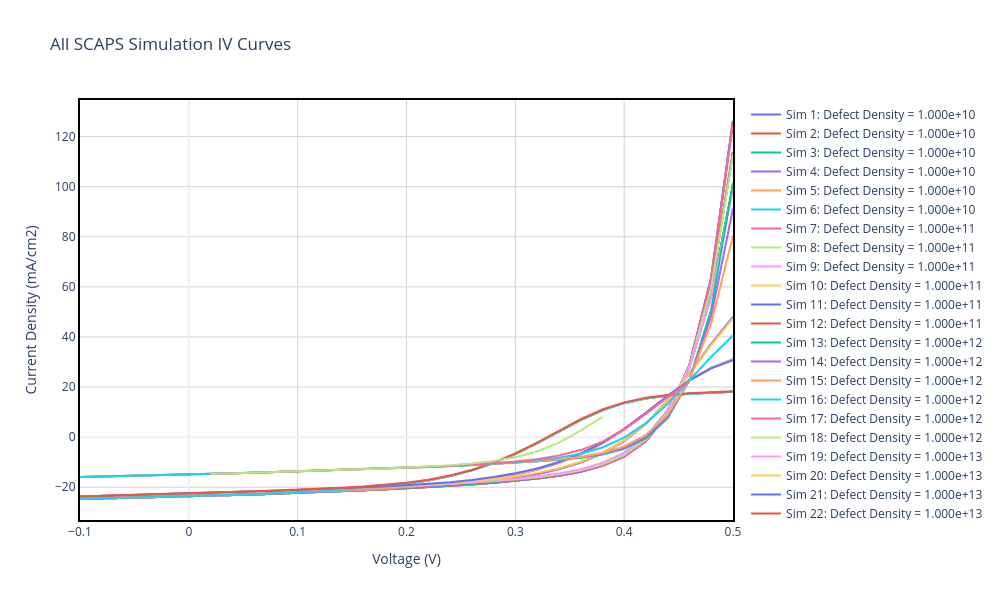

Write notebook code for a chart like this one.
### Markdown cell above
## Section 3: SCAPS Simulations Overview

### What is SCAPS?
**SCAPS** (Solar Cell Capacitance Simulator) is a specialized software tool developed at Ghent University for simulating the electrical behavior of thin-film photovoltaic devices. It solves Poisson's equation and the continuity equations in a multi-layer semiconductor structure to predict device performance under certain test conditions.

### SCAPS Simulation Methodology
SCAPS performs detailed numerical simulations of solar cells by:

1. **Device Architecture Definition**: Specifies material layers, thickness, doping levels, and defect parameters
2. **Physical Parameters**: Sets electron and hole transport properties, recombination mechanisms, and optical characteristics
3. **Numerical Solution**: Solves coupled differential equations:
   - **Poisson Equation**: $\frac{d^2\phi}{dx^2} = -\frac{q}{\varepsilon_0\varepsilon_r}(p - n + N_D^+ - N_A^-)$
   - **Continuity Equations**: 
     - Electrons: $\frac{\partial n}{\partial t} = \frac{1}{q}\frac{\partial J_n}{\partial x} - (U - G)$
     - Holes: $\frac{\partial p}{\partial t} = - \frac{1}{q}\frac{\partial J_p}{\partial x} - (U - G)$

   where $\phi$ is electrostatic potential, $q$ is elementary charge, $n$ and $p$ are electron and hole concentrations, $J_n$ and $J_p$ are current densities, $G$ is generation rate, and $U$ is recombination rate.

4. **I-V Characteristics**: Calculates the J-V curve by sweeping applied voltage and computing resulting current

### Key Physical Processes in SCAPS
- **Photocurrent Generation**: Incident photons with energy > bandgap create electron-hole pairs
- **Carrier Transport**: Electrons and holes drift under electric field and diffuse down concentration gradients
- **Recombination**: Losses from multiple recombination mechanisms (radiative, Auger, defect-assisted SRH)
- **Interface Effects**: Band alignment, interfacial defects, and charge extraction barriers

### Output from SCAPS
SCAPS generates J-V curves showing current density (mA/cm²) as a function of applied voltage (V), along with derived parameters: $V_{oc}$, $J_{sc}$, and efficiency $\eta$. Multiple simulations with varied parameters (e.g., thickness, doping, defect density) help identify optimal device configurations.

In this Simulation standard conditions were used (STC: 1000 W/m², AM1.5 spectrum, 25°C).

### Code cell
# Helper function to read SCAPS .iv file
def read_scaps_iv_file(file_path):
    """
    Parse SCAPS .iv file with tab-separated or fixed-width columns.
    Returns a list of simulations with their data.
    """
    with open(file_path, 'r', encoding='utf-8', errors='ignore') as f:
        content = f.read()
    
    # Split by major sections: each simulation starts with "Batch parameters"
    sections = content.split('**Batch parameters**')
    simulations = []
    
    for section_idx, section in enumerate(sections[1:]):  # Skip first empty section
        sim_dict = {}
        lines = section.split('\n')
        
        # Extract ALL batch parameters (first few non-empty lines after header)
        batch_params = []
        for i in range(min(5, len(lines))):  # Check first 5 lines for parameters
            param_line = lines[i].strip()
            if not param_line:
                continue
            # Stop if we hit the data table header
            if 'v(V)' in param_line:
                break
            # Extract parameter
            if ':' in param_line:
                parts = param_line.split(':', 1)  # Split only on first colon
                if len(parts) >= 2:
                    param_name = parts[0].strip()
                    param_val = parts[1].strip()
                    batch_params.append((param_name, param_val))
        
        sim_dict['batch_params'] = batch_params
        
        # Find the data table header (line with "v(V)" and "jtot")
        data_start = -1
        for i, line in enumerate(lines):
            if 'v(V)' in line and 'jtot' in line:
                data_start = i + 1
                break
        
        if data_start == -1:
            continue
        
        # Extract data lines AND performance parameters
        iv_data = {'v': [], 'j': []}
        voc = jsc = ff = eta = np.nan
        
        for i in range(data_start, len(lines)):
            line = lines[i].strip()
            
            # Skip empty lines
            if not line:
                continue
            
            # Check for performance parameters
            if 'Voc' in line and '=' in line:
                try:
                    # Extract value after "="
                    value_part = line.split('=')[1].strip()
                    voc = float(value_part.split()[0])
                except (ValueError, IndexError):
                    pass
                continue
            
            if 'Jsc' in line and '=' in line:
                try:
                    value_part = line.split('=')[1].strip()
                    jsc = float(value_part.split()[0])
                except (ValueError, IndexError):
                    pass
                continue
            
            if 'FF' in line and '=' in line:
                try:
                    value_part = line.split('=')[1].strip()
                    ff = float(value_part.split()[0])
                except (ValueError, IndexError):
                    pass
                continue
            
            if 'eta' in line and '=' in line:
                try:
                    value_part = line.split('=')[1].strip()
                    eta = float(value_part.split()[0])
                except (ValueError, IndexError):
                    pass
                continue
            
            # Try to parse as numerical data (voltage/current pair)
            try:
                # Split by whitespace (handles both spaces and tabs)
                parts = line.split()
                if len(parts) >= 2:
                    # Try to parse first two columns as v and j
                    v_val = float(parts[0])
                    j_val = float(parts[1])
                    iv_data['v'].append(v_val)
                    iv_data['j'].append(j_val)
            except (ValueError, IndexError):
                # Not a data line, skip
                pass
        
        # Store data
        sim_dict['v(V)'] = np.array(iv_data['v'])
        sim_dict['jtot(mA/cm2)'] = np.array(iv_data['j'])
        sim_dict['Voc'] = voc
        sim_dict['Jsc'] = jsc
        sim_dict['FF'] = ff
        sim_dict['eta'] = eta
        
        # Create readable label - extract just the value from batch parameter
        # Format: "Defect Density = 1e+10" or similar
        if batch_params:
            param_name = batch_params[0][0]
            param_val = batch_params[0][1]
            
            # Extract just the numerical value and unit if present
            # e.g., "1.000e+10" from the value
            # Try to get just the number part
            val_parts = param_val.split()
            if val_parts:
                numeric_val = val_parts[0]  # Get the first part (the number)
            else:
                numeric_val = param_val
            
            # Extract the key parameter name (e.g., "total defect density")
            if '>>' in param_name:
                # Get the last part after >>
                key_name = param_name.split('>>')[-1].strip()
            else:
                key_name = param_name
            
            # Shorten the parameter name
            if 'total defect density' in key_name.lower():
                key_name = 'Defect Density'
            
            label = f"{key_name} = {numeric_val}"
        else:
            label = f"Simulation {section_idx+1}"
        
        sim_dict['label'] = label
        
        # Only add if we have data
        if len(iv_data['v']) > 0:
            simulations.append(sim_dict)
    
    return simulations

# Read the SCAPS file
sim_file = "C:/Users/jp_ol/OneDrive/Ambiente de Trabalho/TESE/Data_Analysis/data/CdS3_1/CdS3_1_CdS_SA_e_INTER.iv"
scaps_data = read_scaps_iv_file(sim_file)

# Format for downstream use
if len(scaps_data) == 0:
    print("⚠️ No SCAPS simulation data found in the file.")
else:
    scaps_data_formatted = []
    for sim in scaps_data:
        scaps_data_formatted.append({
            'label': sim['label'],
            'batch_params': sim['batch_params'],
            'v(V)': sim['v(V)'],
            'jtot(mA/cm2)': sim['jtot(mA/cm2)'],
            'Voc': sim['Voc'],
            'Jsc': sim['Jsc'],
            'FF': sim['FF'],
            'eta': sim['eta']
        })
    scaps_data = scaps_data_formatted
    
    # RESULTS TABLE
    print("\n" + "="*110)
    print("=== EXTRACTED SCAPS PARAMETERS SUMMARY ===")
    print("="*110)
    summary_df = pd.DataFrame([{
        'Simulation ID': d['label'], 
        'Voc (V)': f"{d['Voc']:.6f}", 
        'Jsc (mA/cm²)': f"{d['Jsc']:.4f}", 
        'FF (%)': f"{d['FF']:.4f}", 
        'η (%)': f"{d['eta']:.4f}"
    } for d in scaps_data])
    display(summary_df)
    print("="*110)

    # Compute experimental limits
    EXP_V_MAX = exp_data['v(V)'].max()
    EXP_J_MAX = exp_data['jtot(mA/cm2)'].max()

    # PLOT 2: ALL SIMULATIONS
    fig2 = go.Figure()
    for i, d in enumerate(scaps_data):
        v_filtered = d['v(V)']
        j_filtered = d['jtot(mA/cm2)']
        
        hover_text = f"<b>{d['label']}</b><br>Voc: {d['Voc']:.6f} V<br>Jsc: {d['Jsc']:.4f} mA/cm²<br>FF: {d['FF']:.4f} %<br>η: {d['eta']:.4f} %"
        legend_name = f"Sim {i+1}: {d['label']}"
        
        fig2.add_trace(go.Scatter(
            x=v_filtered, y=j_filtered, mode='lines', 
            name=legend_name, hoverinfo='text', hovertext=hover_text
        ))

    fig2.update_xaxes(showline=True, linewidth=2, linecolor='black', mirror=True)
    fig2.update_yaxes(showline=True, linewidth=2, linecolor='black', mirror=True)
    fig2.update_layout(
        title='All SCAPS Simulation IV Curves',
        xaxis_title='Voltage (V)', yaxis_title='Current Density (mA/cm2)',
        hovermode='closest', template='plotly_white', width=1000, height=600,
        plot_bgcolor='white',
        xaxis=dict(showgrid=True, gridwidth=1, gridcolor='lightgray'),
        yaxis=dict(showgrid=True, gridwidth=1, gridcolor='lightgray')
    )
    fig2.show()
    fig2.write_image(os.path.join(plots_dir, 'All_Simulations.png'), width=1000, height=600)
    print(f"\n✅ Saved Plot 2 to {plots_dir}/All_Simulations.png")

### Figure 1 — Plotly figure (JSON) as saved in the notebook; plotly's stock layout.template omitted (floating-point values rounded to 4 significant figures)
{"data": [{"hoverinfo": "text", "hovertext": "<b>Defect Density = 1.000e+10</b><br>Voc: 0.423484 V<br>Jsc: 23.6365 mA/cm²<br>FF: 52.8905 %<br>η: 5.2942 %", "mode": "lines", "name": "Sim 1: Defect Density = 1.000e+10", "type": "scatter", "x": [-0.1, -0.08, -0.06, -0.04, -0.02, 0.0, 0.02, 0.04, 0.06, 0.08, 0.1, 0.12, 0.14, 0.16, 0.18, 0.2, 0.22, 0.24, 0.26, 0.28, 0.3, 0.32, 0.34, 0.36, 0.38, 0.4, 0.42, 0.44, 0.46, 0.48, 0.5], "y": [-24.7, -24.51, -24.3, -24.09, -23.87, -23.64, -23.39, -23.13, -22.86, -22.58, -22.27, -21.95, -21.61, -21.25, -20.85, -20.43, -19.96, -19.45, -18.87, -18.22, -17.46, -16.54, -15.38, -13.8, -11.48, -7.784, -1.561, 9.327, 28.76, 63.68, 126.2]}, {"hoverinfo": "text", "hovertext": "<b>Defect Density = 1.000e+10</b><br>Voc: 0.421945 V<br>Jsc: 23.6363 mA/cm²<br>FF: 52.5948 %<br>η: 5.2454 %", "mode": "lines", "name": "Sim 2: Defect Density = 1.000e+10", "type": "scatter", "x": [-0.1, -0.08, -0.06, -0.04, -0.02, 0.0, 0.02, 0.04, 0.06, 0.08, 0.1, 0.12, 0.14, 0.16, 0.18, 0.2, 0.22, 0.24, 0.26, 0.28, 0.3, 0.32, 0.34, 0.36, 0.38, 0.4, 0.42, 0.44, 0.46, 0.48, 0.5], "y": [-24.7, -24.51, -24.3, -24.09, -23.87, -23.64, -23.39, -23.13, -22.86, -22.57, -22.27, -21.95, -21.61, -21.24, -20.84, -20.41, -19.94, -19.41, -18.82, -18.14, -17.35, -16.39, -15.16, -13.48, -11.03, -7.189, -0.8536, 9.929, 28.5, 60.33, 113.8]}, {"hoverinfo": "text", "hovertext": "<b>Defect Density = 1.000e+10</b><br>Voc: 0.420019 V<br>Jsc: 23.6361 mA/cm²<br>FF: 52.2732 %<br>η: 5.1895 %", "mode": "lines", "name": "Sim 3: Defect Density = 1.000e+10", "type": "scatter", "x": [-0.1, -0.08, -0.06, -0.04, -0.02, 0.0, 0.02, 0.04, 0.06, 0.08, 0.1, 0.12, 0.14, 0.16, 0.18, 0.2, 0.22, 0.24, 0.26, 0.28, 0.3, 0.32, 0.34, 0.36, 0.38, 0.4, 0.42, 0.44, 0.46, 0.48, 0.5], "y": [-24.7, -24.51, -24.3, -24.09, -23.87, -23.64, -23.39, -23.13, -22.86, -22.57, -22.27, -21.95, -21.6, -21.23, -20.83, -20.4, -19.91, -19.37, -18.76, -18.05, -17.22, -16.19, -14.88, -13.08, -10.48, -6.466, -0.00807, 10.62, 28.16, 56.5, 100.5]}, {"hoverinfo": "text", "hovertext": "<b>Defect Density = 1.000e+10</b><br>Voc: 0.404803 V<br>Jsc: 23.6346 mA/cm²<br>FF: 50.8507 %<br>η: 4.8651 %", "mode": "lines", "name": "Sim 4: Defect Density = 1.000e+10", "type": "scatter", "x": [-0.1, -0.08, -0.06, -0.04, -0.02, 0.0, 0.02, 0.04, 0.06, 0.08, 0.1, 0.12, 0.14, 0.16, 0.18, 0.2, 0.22, 0.24, 0.26, 0.28, 0.3, 0.32, 0.34, 0.36, 0.38, 0.4, 0.42, 0.44, 0.46, 0.48, 0.5], "y": [-24.7, -24.5, -24.3, -24.09, -23.87, -23.63, -23.39, -23.13, -22.85, -22.56, -22.25, -21.92, -21.56, -21.17, -20.74, -20.25, -19.69, -19.04, -18.26, -17.33, -16.16, -14.68, -12.73, -10.11, -6.495, -1.481, 5.391, 14.42, 25.37, 37.15, 47.95]}, {"hoverinfo": "text", "hovertext": "<b>Defect Density = 1.000e+10</b><br>Voc: 0.389283 V<br>Jsc: 23.6326 mA/cm²<br>FF: 50.1632 %<br>η: 4.6149 %", "mode": "lines", "name": "Sim 5: Defect Density = 1.000e+10", "type": "scatter", "x": [-0.1, -0.08, -0.06, -0.04, -0.02, 0.0, 0.02, 0.04, 0.06, 0.08, 0.1, 0.12, 0.14, 0.16, 0.18, 0.2, 0.22, 0.24, 0.26, 0.28, 0.3, 0.32, 0.34, 0.36, 0.38, 0.4, 0.42, 0.44, 0.46, 0.48, 0.5], "y": [-24.7, -24.5, -24.3, -24.09, -23.87, -23.63, -23.39, -23.12, -22.85, -22.55, -22.23, -21.89, -21.51, -21.09, -20.62, -20.07, -19.41, -18.63, -17.66, -16.45, -14.9, -12.9, -10.29, -6.863, -2.433, 3.105, 9.591, 16.44, 22.73, 27.65, 31.0]}, {"hoverinfo": "text", "hovertext": "<b>Defect Density = 1.000e+10</b><br>Voc: 0.330804 V<br>Jsc: 23.6170 mA/cm²<br>FF: 48.7410 %<br>η: 3.8079 %", "mode": "lines", "name": "Sim 6: Defect Density = 1.000e+10", "type": "scatter", "x": [-0.1, -0.08, -0.06, -0.04, -0.02, 0.0, 0.02, 0.04, 0.06, 0.08, 0.1, 0.12, 0.14, 0.16, 0.18, 0.2, 0.22, 0.24, 0.26, 0.28, 0.3, 0.32, 0.34, 0.36, 0.38, 0.4, 0.42, 0.44, 0.46, 0.48, 0.5], "y": [-24.7, -24.5, -24.3, -24.08, -23.86, -23.62, -23.36, -23.08, -22.78, -22.45, -22.08, -21.64, -21.13, -20.49, -19.69, -18.65, -17.31, -15.55, -13.27, -10.36, -6.74, -2.472, 2.196, 6.774, 10.68, 13.57, 15.45, 16.6, 17.3, 17.77, 18.11]}, {"hoverinfo": "text", "hovertext": "<b>Defect Density = 1.000e+11</b><br>Voc: 0.423484 V<br>Jsc: 23.6365 mA/cm²<br>FF: 52.8905 %<br>η: 5.2942 %", "mode": "lines", "name": "Sim 7: Defect Density = 1.000e+11", "type": "scatter", "x": [-0.1, -0.08, -0.06, -0.04, -0.02, 0.0, 0.02, 0.04, 0.06, 0.08, 0.1, 0.12, 0.14, 0.16, 0.18, 0.2, 0.22, 0.24, 0.26, 0.28, 0.3, 0.32, 0.34, 0.36, 0.38, 0.4, 0.42, 0.44, 0.46, 0.48, 0.5], "y": [-24.7, -24.51, -24.3, -24.09, -23.87, -23.64, -23.39, -23.13, -22.86, -22.58, -22.27, -21.95, -21.61, -21.25, -20.85, -20.43, -19.96, -19.45, -18.87, -18.22, -17.46, -16.54, -15.38, -13.8, -11.48, -7.784, -1.561, 9.327, 28.76, 63.68, 126.2]}, {"hoverinfo": "text", "hovertext": "<b>Defect Density = 1.000e+11</b><br>Voc: 0.421945 V<br>Jsc: 23.6363 mA/cm²<br>FF: 52.5948 %<br>η: 5.2454 %", "mode": "lines", "name": "Sim 8: Defect Density = 1.000e+11", "type": "scatter", "x": [-0.1, -0.08, -0.06, -0.04, -0.02, 0.0, 0.02, 0.04, 0.06, 0.08, 0.1, 0.12, 0.14, 0.16, 0.18, 0.2, 0.22, 0.24, 0.26, 0.28, 0.3, 0.32, 0.34, 0.36, 0.38, 0.4, 0.42, 0.44, 0.46, 0.48, 0.5], "y": [-24.7, -24.51, -24.3, -24.09, -23.87, -23.64, -23.39, -23.13, -22.86, -22.57, -22.27, -21.95, -21.61, -21.24, -20.84, -20.41, -19.94, -19.41, -18.82, -18.14, -17.35, -16.39, -15.16, -13.48, -11.03, -7.189, -0.8536, 9.929, 28.5, 60.33, 113.8]}, {"hoverinfo": "text", "hovertext": "<b>Defect Density = 1.000e+11</b><br>Voc: 0.420019 V<br>Jsc: 23.6361 mA/cm²<br>FF: 52.2732 %<br>η: 5.1895 %", "mode": "lines", "name": "Sim 9: Defect Density = 1.000e+11", "type": "scatter", "x": [-0.1, -0.08, -0.06, -0.04, -0.02, 0.0, 0.02, 0.04, 0.06, 0.08, 0.1, 0.12, 0.14, 0.16, 0.18, 0.2, 0.22, 0.24, 0.26, 0.28, 0.3, 0.32, 0.34, 0.36, 0.38, 0.4, 0.42, 0.44, 0.46, 0.48, 0.5], "y": [-24.7, -24.51, -24.3, -24.09, -23.87, -23.64, -23.39, -23.13, -22.86, -22.57, -22.27, -21.95, -21.6, -21.23, -20.83, -20.4, -19.91, -19.37, -18.76, -18.05, -17.22, -16.19, -14.88, -13.08, -10.48, -6.466, -0.008063, 10.62, 28.16, 56.5, 100.5]}, {"hoverinfo": "text", "hovertext": "<b>Defect Density = 1.000e+11</b><br>Voc: 0.404803 V<br>Jsc: 23.6345 mA/cm²<br>FF: 50.8507 %<br>η: 4.8651 %", "mode": "lines", "name": "Sim 10: Defect Density = 1.000e+11", "type": "scatter", "x": [-0.1, -0.08, -0.06, -0.04, -0.02, 0.0, 0.02, 0.04, 0.06, 0.08, 0.1, 0.12, 0.14, 0.16, 0.18, 0.2, 0.22, 0.24, 0.26, 0.28, 0.3, 0.32, 0.34, 0.36, 0.38, 0.4, 0.42, 0.44, 0.46, 0.48, 0.5], "y": [-24.7, -24.5, -24.3, -24.09, -23.87, -23.63, -23.39, -23.13, -22.85, -22.56, -22.25, -21.92, -21.56, -21.17, -20.74, -20.25, -19.69, -19.04, -18.26, -17.33, -16.16, -14.68, -12.73, -10.11, -6.495, -1.481, 5.391, 14.42, 25.37, 37.15, 47.95]}, {"hoverinfo": "text", "hovertext": "<b>Defect Density = 1.000e+11</b><br>Voc: 0.389283 V<br>Jsc: 23.6326 mA/cm²<br>FF: 50.1632 %<br>η: 4.6149 %", "mode": "lines", "name": "Sim 11: Defect Density = 1.000e+11", "type": "scatter", "x": [-0.1, -0.08, -0.06, -0.04, -0.02, 0.0, 0.02, 0.04, 0.06, 0.08, 0.1, 0.12, 0.14, 0.16, 0.18, 0.2, 0.22, 0.24, 0.26, 0.28, 0.3, 0.32, 0.34, 0.36, 0.38, 0.4, 0.42, 0.44, 0.46, 0.48, 0.5], "y": [-24.7, -24.5, -24.3, -24.09, -23.87, -23.63, -23.39, -23.12, -22.85, -22.55, -22.23, -21.89, -21.51, -21.09, -20.62, -20.07, -19.41, -18.63, -17.66, -16.45, -14.9, -12.9, -10.29, -6.863, -2.433, 3.105, 9.591, 16.44, 22.73, 27.65, 31.0]}, {"hoverinfo": "text", "hovertext": "<b>Defect Density = 1.000e+11</b><br>Voc: 0.330804 V<br>Jsc: 23.6170 mA/cm²<br>FF: 48.7410 %<br>η: 3.8079 %", "mode": "lines", "name": "Sim 12: Defect Density = 1.000e+11", "type": "scatter", "x": [-0.1, -0.08, -0.06, -0.04, -0.02, 0.0, 0.02, 0.04, 0.06, 0.08, 0.1, 0.12, 0.14, 0.16, 0.18, 0.2, 0.22, 0.24, 0.26, 0.28, 0.3, 0.32, 0.34, 0.36, 0.38, 0.4, 0.42, 0.44, 0.46, 0.48, 0.5], "y": [-24.7, -24.5, -24.3, -24.08, -23.86, -23.62, -23.36, -23.08, -22.78, -22.45, -22.08, -21.64, -21.13, -20.49, -19.69, -18.65, -17.31, -15.55, -13.27, -10.36, -6.74, -2.472, 2.196, 6.774, 10.68, 13.57, 15.45, 16.6, 17.3, 17.77, 18.11]}, {"hoverinfo": "text", "hovertext": "<b>Defect Density = 1.000e+12</b><br>Voc: 0.423484 V<br>Jsc: 23.6364 mA/cm²<br>FF: 52.8906 %<br>η: 5.2942 %", "mode": "lines", "name": "Sim 13: Defect Density = 1.000e+12", "type": "scatter", "x": [-0.1, -0.08, -0.06, -0.04, -0.02, 0.0, 0.02, 0.04, 0.06, 0.08, 0.1, 0.12, 0.14, 0.16, 0.18, 0.2, 0.22, 0.24, 0.26, 0.28, 0.3, 0.32, 0.34, 0.36, 0.38, 0.4, 0.42, 0.44, 0.46, 0.48, 0.5], "y": [-24.7, -24.51, -24.3, -24.09, -23.87, -23.64, -23.39, -23.13, -22.86, -22.58, -22.27, -21.95, -21.61, -21.25, -20.85, -20.43, -19.96, -19.45, -18.87, -18.22, -17.46, -16.54, -15.38, -13.8, -11.48, -7.784, -1.561, 9.327, 28.76, 63.68, 126.2]}, {"hoverinfo": "text", "hovertext": "<b>Defect Density = 1.000e+12</b><br>Voc: 0.421945 V<br>Jsc: 23.6362 mA/cm²<br>FF: 52.5949 %<br>η: 5.2454 %", "mode": "lines", "name": "Sim 14: Defect Density = 1.000e+12", "type": "scatter", "x": [-0.1, -0.08, -0.06, -0.04, -0.02, 0.0, 0.02, 0.04, 0.06, 0.08, 0.1, 0.12, 0.14, 0.16, 0.18, 0.2, 0.22, 0.24, 0.26, 0.28, 0.3, 0.32, 0.34, 0.36, 0.38, 0.4, 0.42, 0.44, 0.46, 0.48, 0.5], "y": [-24.7, -24.51, -24.3, -24.09, -23.87, -23.64, -23.39, -23.13, -22.86, -22.57, -22.27, -21.95, -21.61, -21.24, -20.84, -20.41, -19.94, -19.41, -18.82, -18.14, -17.35, -16.39, -15.16, -13.48, -11.03, -7.189, -0.8536, 9.929, 28.5, 60.33, 113.8]}, {"hoverinfo": "text", "hovertext": "<b>Defect Density = 1.000e+12</b><br>Voc: 0.420019 V<br>Jsc: 23.6360 mA/cm²<br>FF: 52.2733 %<br>η: 5.1895 %", "mode": "lines", "name": "Sim 15: Defect Density = 1.000e+12", "type": "scatter", "x": [-0.1, -0.08, -0.06, -0.04, -0.02, 0.0, 0.02, 0.04, 0.06, 0.08, 0.1, 0.12, 0.14, 0.16, 0.18, 0.2, 0.22, 0.24, 0.26, 0.28, 0.3, 0.32, 0.34, 0.36, 0.38, 0.4, 0.42, 0.44, 0.46, 0.48, 0.5], "y": [-24.7, -24.51, -24.3, -24.09, -23.87, -23.64, -23.39, -23.13, -22.86, -22.57, -22.27, -21.95, -21.6, -21.23, -20.83, -20.39, -19.91, -19.37, -18.76, -18.05, -17.22, -16.19, -14.88, -13.08, -10.48, -6.466, -0.008067, 10.62, 28.16, 56.5, 100.5]}, {"hoverinfo": "text", "hovertext": "<b>Defect Density = 1.000e+12</b><br>Voc: 0.404803 V<br>Jsc: 23.6345 mA/cm²<br>FF: 50.8507 %<br>η: 4.8650 %", "mode": "lines", "name": "Sim 16: Defect Density = 1.000e+12", "type": "scatter", "x": [-0.1, -0.08, -0.06, -0.04, -0.02, 0.0, 0.02, 0.04, 0.06, 0.08, 0.1, 0.12, 0.14, 0.16, 0.18, 0.2, 0.22, 0.24, 0.26, 0.28, 0.3, 0.32, 0.34, 0.36, 0.38, 0.4, 0.42, 0.44, 0.46, 0.48, 0.5], "y": [-24.7, -24.5, -24.3, -24.09, -23.87, -23.63, -23.39, -23.13, -22.85, -22.56, -22.25, -21.92, -21.56, -21.17, -20.74, -20.25, -19.69, -19.04, -18.26, -17.33, -16.16, -14.68, -12.73, -10.11, -6.495, -1.481, 5.391, 14.42, 25.37, 37.15, 47.95]}, {"hoverinfo": "text", "hovertext": "<b>Defect Density = 1.000e+12</b><br>Voc: 0.389283 V<br>Jsc: 23.6325 mA/cm²<br>FF: 50.1633 %<br>η: 4.6149 %", "mode": "lines", "name": "Sim 17: Defect Density = 1.000e+12", "type": "scatter", "x": [-0.1, -0.08, -0.06, -0.04, -0.02, 0.0, 0.02, 0.04, 0.06, 0.08, 0.1, 0.12, 0.14, 0.16, 0.18, 0.2, 0.22, 0.24, 0.26, 0.28, 0.3, 0.32, 0.34, 0.36, 0.38, 0.4, 0.42, 0.44, 0.46, 0.48, 0.5], "y": [-24.7, -24.5, -24.3, -24.09, -23.87, -23.63, -23.38, -23.12, -22.85, -22.55, -22.23, -21.89, -21.51, -21.09, -20.62, -20.07, -19.41, -18.63, -17.66, -16.45, -14.9, -12.9, -10.29, -6.863, -2.433, 3.105, 9.591, 16.44, 22.73, 27.65, 31.0]}, {"hoverinfo": "text", "hovertext": "<b>Defect Density = 1.000e+12</b><br>Voc: 0.330804 V<br>Jsc: 23.6169 mA/cm²<br>FF: 48.7411 %<br>η: 3.8079 %", "mode": "lines", "name": "Sim 18: Defect Density = 1.000e+12", "type": "scatter", "x": [-0.1, -0.08, -0.06, -0.04, -0.02, 0.0, 0.02, 0.04, 0.06, 0.08, 0.1, 0.12, 0.14, 0.16, 0.18, 0.2, 0.22, 0.24, 0.26, 0.28, 0.3, 0.32, 0.34, 0.36, 0.38, 0.4, 0.42, 0.44, 0.46, 0.48, 0.5], "y": [-24.7, -24.5, -24.3, -24.08, -23.86, -23.62, -23.36, -23.08, -22.78, -22.45, -22.08, -21.64, -21.13, -20.49, -19.69, -18.65, -17.31, -15.55, -13.27, -10.36, -6.74, -2.472, 2.196, 6.774, 10.68, 13.57, 15.45, 16.6, 17.3, 17.77, 18.11]}, {"hoverinfo": "text", "hovertext": "<b>Defect Density = 1.000e+13</b><br>Voc: 0.423485 V<br>Jsc: 23.6355 mA/cm²<br>FF: 52.8915 %<br>η: 5.2940 %", "mode": "lines", "name": "Sim 19: Defect Density = 1.000e+13", "type": "scatter", "x": [-0.1, -0.08, -0.06, -0.04, -0.02, 0.0, 0.02, 0.04, 0.06, 0.08, 0.1, 0.12, 0.14, 0.16, 0.18, 0.2, 0.22, 0.24, 0.26, 0.28, 0.3, 0.32, 0.34, 0.36, 0.38, 0.4, 0.42, 0.44, 0.46, 0.48, 0.5], "y": [-24.7, -24.5, -24.3, -24.09, -23.87, -23.64, -23.39, -23.13, -22.86, -22.57, -22.27, -21.95, -21.61, -21.25, -20.85, -20.43, -19.96, -19.45, -18.87, -18.22, -17.46, -16.54, -15.38, -13.8, -11.48, -7.784, -1.561, 9.327, 28.76, 63.68, 126.2]}, {"hoverinfo": "text", "hovertext": "<b>Defect Density = 1.000e+13</b><br>Voc: 0.421945 V<br>Jsc: 23.6353 mA/cm²<br>FF: 52.5959 %<br>η: 5.2453 %", "mode": "lines", "name": "Sim 20: Defect Density = 1.000e+13", "type": "scatter", "x": [-0.1, -0.08, -0.06, -0.04, -0.02, 0.0, 0.02, 0.04, 0.06, 0.08, 0.1, 0.12, 0.14, 0.16, 0.18, 0.2, 0.22, 0.24, 0.26, 0.28, 0.3, 0.32, 0.34, 0.36, 0.38, 0.4, 0.42, 0.44, 0.46, 0.48, 0.5], "y": [-24.7, -24.5, -24.3, -24.09, -23.87, -23.64, -23.39, -23.13, -22.86, -22.57, -22.27, -21.95, -21.61, -21.24, -20.84, -20.41, -19.94, -19.41, -18.82, -18.14, -17.35, -16.39, -15.16, -13.48, -11.03, -7.188, -0.8535, 9.929, 28.5, 60.33, 113.8]}, {"hoverinfo": "text", "hovertext": "<b>Defect Density = 1.000e+13</b><br>Voc: 0.420019 V<br>Jsc: 23.6351 mA/cm²<br>FF: 52.2742 %<br>η: 5.1894 %", "mode": "lines", "name": "Sim 21: Defect Density = 1.000e+13", "type": "scatter", "x": [-0.1, -0.08, -0.06, -0.04, -0.02, 0.0, 0.02, 0.04, 0.06, 0.08, 0.1, 0.12, 0.14, 0.16, 0.18, 0.2, 0.22, 0.24, 0.26, 0.28, 0.3, 0.32, 0.34, 0.36, 0.38, 0.4, 0.42, 0.44, 0.46, 0.48, 0.5], "y": [-24.7, -24.5, -24.3, -24.09, -23.87, -23.64, -23.39, -23.13, -22.86, -22.57, -22.27, -21.95, -21.6, -21.23, -20.83, -20.39, -19.91, -19.37, -18.76, -18.05, -17.22, -16.19, -14.88, -13.08, -10.48, -6.466, -0.008052, 10.62, 28.16, 56.5, 100.5]}, {"hoverinfo": "text", "hovertext": "<b>Defect Density = 1.000e+13</b><br>Voc: 0.404802 V<br>Jsc: 23.6336 mA/cm²<br>FF: 50.8514 %<br>η: 4.8649 %", "mode": "lines", "name": "Sim 22: Defect Density = 1.000e+13", "type": "scatter", "x": [-0.1, -0.08, -0.06, -0.04, -0.02, 0.0, 0.02, 0.04, 0.06, 0.08, 0.1, 0.12, 0.14, 0.16, 0.18, 0.2, 0.22, 0.24, 0.26, 0.28, 0.3, 0.32, 0.34, 0.36, 0.38, 0.4, 0.42, 0.44, 0.46, 0.48, 0.5], "y": [-24.7, -24.5, -24.3, -24.09, -23.87, -23.63, -23.39, -23.13, -22.85, -22.56, -22.25, -21.92, -21.56, -21.17, -20.74, -20.25, -19.69, -19.04, -18.26, -17.33, -16.16, -14.68, -12.73, -10.11, -6.495, -1.481, 5.391, 14.42, 25.37, 37.15, 47.95]}, {"hoverinfo": "text", "hovertext": "<b>Defect Density = 1.000e+13</b><br>Voc: 0.389282 V<br>Jsc: 23.6316 mA/cm²<br>FF: 50.1639 %<br>η: 4.6148 %", "mode": "lines", "name": "Sim 23: Defect Density = 1.000e+13", "type": "scatter", "x": [-0.1, -0.08, -0.06, -0.04, -0.02, 0.0, 0.02, 0.04, 0.06, 0.08, 0.1, 0.12, 0.14, 0.16, 0.18, 0.2, 0.22, 0.24, 0.26, 0.28, 0.3, 0.32, 0.34, 0.36, 0.38, 0.4, 0.42, 0.44, 0.46, 0.48, 0.5], "y": [-24.7, -24.5, -24.3, -24.09, -23.87, -23.63, -23.38, -23.12, -22.85, -22.55, -22.23, -21.89, -21.51, -21.09, -20.62, -20.07, -19.41, -18.63, -17.66, -16.45, -14.9, -12.9, -10.29, -6.862, -2.432, 3.106, 9.591, 16.44, 22.73, 27.65, 31.0]}, {"hoverinfo": "text", "hovertext": "<b>Defect Density = 1.000e+13</b><br>Voc: 0.330802 V<br>Jsc: 23.6160 mA/cm²<br>FF: 48.7422 %<br>η: 3.8079 %", "mode": "lines", "name": "Sim 24: Defect Density = 1.000e+13", "type": "scatter", "x": [-0.1, -0.08, -0.06, -0.04, -0.02, 0.0, 0.02, 0.04, 0.06, 0.08, 0.1, 0.12, 0.14, 0.16, 0.18, 0.2, 0.22, 0.24, 0.26, 0.28, 0.3, 0.32, 0.34, 0.36, 0.38, 0.4, 0.42, 0.44, 0.46, 0.48, 0.5], "y": [-24.69, -24.5, -24.3, -24.08, -23.86, -23.62, -23.36, -23.08, -22.78, -22.45, -22.08, -21.64, -21.12, -20.49, -19.69, -18.65, -17.31, -15.55, -13.27, -10.35, -6.739, -2.471, 2.196, 6.774, 10.69, 13.57, 15.45, 16.6, 17.3, 17.77, 18.11]}, {"hoverinfo": "text", "hovertext": "<b>Defect Density = 1.000e+14</b><br>Voc: 0.423485 V<br>Jsc: 23.6264 mA/cm²<br>FF: 52.9014 %<br>η: 5.2930 %", "mode": "lines", "name": "Sim 25: Defect Density = 1.000e+14", "type": "scatter", "x": [-0.1, -0.08, -0.06, -0.04, -0.02, 0.0, 0.02, 0.04, 0.06, 0.08, 0.1, 0.12, 0.14, 0.16, 0.18, 0.2, 0.22, 0.24, 0.26, 0.28, 0.3, 0.32, 0.34, 0.36, 0.38, 0.4, 0.42, 0.44, 0.46, 0.48, 0.5], "y": [-24.69, -24.5, -24.29, -24.08, -23.86, -23.63, -23.38, -23.12, -22.85, -22.56, -22.26, -21.94, -21.6, -21.24, -20.85, -20.42, -19.95, -19.44, -18.87, -18.21, -17.45, -16.54, -15.38, -13.8, -11.48, -7.783, -1.561, 9.326, 28.76, 63.67, 126.2]}, {"hoverinfo": "text", "hovertext": "<b>Defect Density = 1.000e+14</b><br>Voc: 0.421946 V<br>Jsc: 23.6262 mA/cm²<br>FF: 52.6053 %<br>η: 5.2442 %", "mode": "lines", "name": "Sim 26: Defect Density = 1.000e+14", "type": "scatter", "x": [-0.1, -0.08, -0.06, -0.04, -0.02, 0.0, 0.02, 0.04, 0.06, 0.08, 0.1, 0.12, 0.14, 0.16, 0.18, 0.2, 0.22, 0.24, 0.26, 0.28, 0.3, 0.32, 0.34, 0.36, 0.38, 0.4, 0.42, 0.44, 0.46, 0.48, 0.5], "y": [-24.69, -24.5, -24.29, -24.08, -23.86, -23.63, -23.38, -23.12, -22.85, -22.56, -22.26, -21.94, -21.6, -21.23, -20.84, -20.41, -19.93, -19.41, -18.82, -18.14, -17.35, -16.38, -15.15, -13.48, -11.03, -7.188, -0.8535, 9.928, 28.5, 60.32, 113.8]}, {"hoverinfo": "text", "hovertext": "<b>Defect Density = 1.000e+14</b><br>Voc: 0.420018 V<br>Jsc: 23.6260 mA/cm²<br>FF: 52.2831 %<br>η: 5.1882 %", "mode": "lines", "name": "Sim 27: Defect Density = 1.000e+14", "type": "scatter", "x": [-0.1, -0.08, -0.06, -0.04, -0.02, 0.0, 0.02, 0.04, 0.06, 0.08, 0.1, 0.12, 0.14, 0.16, 0.18, 0.2, 0.22, 0.24, 0.26, 0.28, 0.3, 0.32, 0.34, 0.36, 0.38, 0.4, 0.42, 0.44, 0.46, 0.48, 0.5], "y": [-24.69, -24.5, -24.29, -24.08, -23.86, -23.63, -23.38, -23.12, -22.85, -22.56, -22.26, -21.94, -21.59, -21.22, -20.82, -20.39, -19.9, -19.37, -18.75, -18.05, -17.21, -16.19, -14.87, -13.08, -10.48, -6.465, -0.007899, 10.62, 28.16, 56.5, 100.4]}, {"hoverinfo": "text", "hovertext": "<b>Defect Density = 1.000e+14</b><br>Voc: 0.404798 V<br>Jsc: 23.6245 mA/cm²<br>FF: 50.8584 %<br>η: 4.8637 %", "mode": "lines", "name": "Sim 28: Defect Density = 1.000e+14", "type": "scatter", "x": [-0.1, -0.08, -0.06, -0.04, -0.02, 0.0, 0.02, 0.04, 0.06, 0.08, 0.1, 0.12, 0.14, 0.16, 0.18, 0.2, 0.22, 0.24, 0.26, 0.28, 0.3, 0.32, 0.34, 0.36, 0.38, 0.4, 0.42, 0.44, 0.46, 0.48, 0.5], "y": [-24.69, -24.5, -24.29, -24.08, -23.86, -23.62, -23.38, -23.12, -22.84, -22.55, -22.24, -21.91, -21.55, -21.16, -20.73, -20.24, -19.68, -19.03, -18.26, -17.32, -16.16, -14.67, -12.73, -10.1, -6.493, -1.479, 5.392, 14.42, 25.37, 37.14, 47.94]}, {"hoverinfo": "text", "hovertext": "<b>Defect Density = 1.000e+14</b><br>Voc: 0.389274 V<br>Jsc: 23.6225 mA/cm²<br>FF: 50.1704 %<br>η: 4.6135 %", "mode": "lines", "name": "Sim 29: Defect Density = 1.000e+14", "type": "scatter", "x": [-0.1, -0.08, -0.06, -0.04, -0.02, 0.0, 0.02, 0.04, 0.06, 0.08, 0.1, 0.12, 0.14, 0.16, 0.18, 0.2, 0.22, 0.24, 0.26, 0.28, 0.3, 0.32, 0.34, 0.36, 0.38, 0.4, 0.42, 0.44, 0.46, 0.48, 0.5], "y": [-24.69, -24.5, -24.29, -24.08, -23.86, -23.62, -23.37, -23.11, -22.84, -22.54, -22.22, -21.88, -21.5, -21.09, -20.61, -20.06, -19.41, -18.62, -17.65, -16.44, -14.9, -12.9, -10.28, -6.859, -2.43, 3.108, 9.592, 16.44, 22.73, 27.65, 31.0]}, {"hoverinfo": "text", "hovertext": "<b>Defect Density = 1.000e+14</b><br>Voc: 0.330784 V<br>Jsc: 23.6071 mA/cm²<br>FF: 48.7530 %<br>η: 3.8071 %", "mode": "lines", "name": "Sim 30: Defect Density = 1.000e+14", "type": "scatter", "x": [-0.1, -0.08, -0.06, -0.04, -0.02, 0.0, 0.02, 0.04, 0.06, 0.08, 0.1, 0.12, 0.14, 0.16, 0.18, 0.2, 0.22, 0.24, 0.26, 0.28, 0.3, 0.32, 0.34, 0.36, 0.38, 0.4, 0.42, 0.44, 0.46, 0.48, 0.5], "y": [-24.69, -24.49, -24.29, -24.07, -23.85, -23.61, -23.35, -23.07, -22.77, -22.44, -22.07, -21.64, -21.12, -20.48, -19.68, -18.65, -17.3, -15.55, -13.27, -10.35, -6.735, -2.467, 2.2, 6.778, 10.69, 13.57, 15.45, 16.6, 17.3, 17.77, 18.12]}, {"hoverinfo": "text", "hovertext": "<b>Defect Density = 1.000e+15</b><br>Voc: 0.423489 V<br>Jsc: 23.5340 mA/cm²<br>FF: 53.0020 %<br>η: 5.2824 %", "mode": "lines", "name": "Sim 31: Defect Density = 1.000e+15", "type": "scatter", "x": [-0.1, -0.08, -0.06, -0.04, -0.02, 0.0, 0.02, 0.04, 0.06, 0.08, 0.1, 0.12, 0.14, 0.16, 0.18, 0.2, 0.22, 0.24, 0.26, 0.28, 0.3, 0.32, 0.34, 0.36, 0.38, 0.4, 0.42, 0.44, 0.46, 0.48, 0.5], "y": [-24.61, -24.41, -24.21, -23.99, -23.77, -23.53, -23.29, -23.03, -22.76, -22.47, -22.17, -21.85, -21.51, -21.15, -20.76, -20.34, -19.89, -19.38, -18.81, -18.17, -17.41, -16.51, -15.35, -13.78, -11.46, -7.776, -1.562, 9.315, 28.73, 63.63, 126.1]}, {"hoverinfo": "text", "hovertext": "<b>Defect Density = 1.000e+15</b><br>Voc: 0.421946 V<br>Jsc: 23.5339 mA/cm²<br>FF: 52.7016 %<br>η: 5.2333 %", "mode": "lines", "name": "Sim 32: Defect Density = 1.000e+15", "type": "scatter", "x": [-0.1, -0.08, -0.06, -0.04, -0.02, 0.0, 0.02, 0.04, 0.06, 0.08, 0.1, 0.12, 0.14, 0.16, 0.18, 0.2, 0.22, 0.24, 0.26, 0.28, 0.3, 0.32, 0.34, 0.36, 0.38, 0.4, 0.42, 0.44, 0.46, 0.48, 0.5], "y": [-24.61, -24.41, -24.21, -23.99, -23.77, -23.53, -23.29, -23.03, -22.76, -22.47, -22.17, -21.85, -21.51, -21.15, -20.75, -20.33, -19.86, -19.35, -18.76, -18.09, -17.31, -16.35, -15.13, -13.46, -11.01, -7.179, -0.853, 9.918, 28.47, 60.28, 113.7]}, {"hoverinfo": "text", "hovertext": "<b>Defect Density = 1.000e+15</b><br>Voc: 0.420015 V<br>Jsc: 23.5337 mA/cm²<br>FF: 52.3748 %<br>η: 5.1770 %", "mode": "lines", "name": "Sim 33: Defect Density = 1.000e+15", "type": "scatter", "x": [-0.1, -0.08, -0.06, -0.04, -0.02, 0.0, 0.02, 0.04, 0.06, 0.08, 0.1, 0.12, 0.14, 0.16, 0.18, 0.2, 0.22, 0.24, 0.26, 0.28, 0.3, 0.32, 0.34, 0.36, 0.38, 0.4, 0.42, 0.44, 0.46, 0.48, 0.5], "y": [-24.61, -24.41, -24.21, -23.99, -23.77, -23.53, -23.29, -23.03, -22.75, -22.47, -22.17, -21.84, -21.5, -21.14, -20.74, -20.31, -19.84, -19.3, -18.7, -18.0, -17.17, -16.15, -14.85, -13.06, -10.46, -6.456, -0.006402, 10.62, 28.13, 56.45, 100.4]}, {"hoverinfo": "text", "hovertext": "<b>Defect Density = 1.000e+15</b><br>Voc: 0.404755 V<br>Jsc: 23.5323 mA/cm²<br>FF: 50.9311 %<br>η: 4.8511 %", "mode": "lines", "name": "Sim 34: Defect Density = 1.000e+15", "type": "scatter", "x": [-0.1, -0.08, -0.06, -0.04, -0.02, 0.0, 0.02, 0.04, 0.06, 0.08, 0.1, 0.12, 0.14, 0.16, 0.18, 0.2, 0.22, 0.24, 0.26, 0.28, 0.3, 0.32, 0.34, 0.36, 0.38, 0.4, 0.42, 0.44, 0.46, 0.48, 0.5], "y": [-24.61, -24.41, -24.21, -23.99, -23.77, -23.53, -23.28, -23.02, -22.75, -22.46, -22.15, -21.82, -21.47, -21.08, -20.65, -20.17, -19.62, -18.97, -18.21, -17.28, -16.12, -14.64, -12.7, -10.08, -6.472, -1.464, 5.4, 14.42, 25.36, 37.11, 47.89]}, {"hoverinfo": "text", "hovertext": "<b>Defect Density = 1.000e+15</b><br>Voc: 0.389188 V<br>Jsc: 23.5306 mA/cm²<br>FF: 50.2381 %<br>η: 4.6007 %", "mode": "lines", "name": "Sim 35: Defect Density = 1.000e+15", "type": "scatter", "x": [-0.1, -0.08, -0.06, -0.04, -0.02, 0.0, 0.02, 0.04, 0.06, 0.08, 0.1, 0.12, 0.14, 0.16, 0.18, 0.2, 0.22, 0.24, 0.26, 0.28, 0.3, 0.32, 0.34, 0.36, 0.38, 0.4, 0.42, 0.44, 0.46, 0.48, 0.5], "y": [-24.61, -24.41, -24.21, -23.99, -23.77, -23.53, -23.28, -23.02, -22.74, -22.45, -22.13, -21.79, -21.42, -21.01, -20.54, -19.99, -19.34, -18.56, -17.6, -16.4, -14.86, -12.86, -10.25, -6.829, -2.404, 3.128, 9.605, 16.44, 22.72, 27.63, 30.97]}, {"hoverinfo": "text", "hovertext": "<b>Defect Density = 1.000e+15</b><br>Voc: 0.330608 V<br>Jsc: 23.5167 mA/cm²<br>FF: 48.8677 %<br>η: 3.7994 %", "mode": "lines", "name": "Sim 36: Defect Density = 1.000e+15", "type": "scatter", "x": [-0.1, -0.08, -0.06, -0.04, -0.02, 0.0, 0.02, 0.04, 0.06, 0.08, 0.1, 0.12, 0.14, 0.16, 0.18, 0.2, 0.22, 0.24, 0.26, 0.28, 0.3, 0.32, 0.34, 0.36, 0.38, 0.4, 0.42, 0.44, 0.46, 0.48, 0.5], "y": [-24.61, -24.41, -24.2, -23.99, -23.76, -23.52, -23.26, -22.98, -22.69, -22.36, -21.99, -21.56, -21.05, -20.42, -19.63, -18.61, -17.27, -15.52, -13.23, -10.32, -6.698, -2.427, 2.242, 6.817, 10.72, 13.6, 15.47, 16.62, 17.32, 17.79, 18.13]}, {"hoverinfo": "text", "hovertext": "<b>Defect Density = 1.000e+16</b><br>Voc: 0.423526 V<br>Jsc: 22.4813 mA/cm²<br>FF: 54.2519 %<br>η: 5.1655 %", "mode": "lines", "name": "Sim 37: Defect Density = 1.000e+16", "type": "scatter", "x": [-0.1, -0.08, -0.06, -0.04, -0.02, 0.0, 0.02, 0.04, 0.06, 0.08, 0.1, 0.12, 0.14, 0.16, 0.18, 0.2, 0.22, 0.24, 0.26, 0.28, 0.3, 0.32, 0.34, 0.36, 0.38, 0.4, 0.42, 0.44, 0.46, 0.48, 0.5], "y": [-23.67, -23.45, -23.22, -22.98, -22.73, -22.48, -22.22, -21.95, -21.68, -21.4, -21.11, -20.81, -20.5, -20.18, -19.85, -19.49, -19.1, -18.67, -18.19, -17.63, -16.96, -16.14, -15.06, -13.56, -11.31, -7.692, -1.561, 9.206, 28.46, 63.09, 125.1]}, {"hoverinfo": "text", "hovertext": "<b>Defect Density = 1.000e+16</b><br>Voc: 0.421947 V<br>Jsc: 22.4812 mA/cm²<br>FF: 53.9046 %<br>η: 5.1133 %", "mode": "lines", "name": "Sim 38: Defect Density = 1.000e+16", "type": "scatter", "x": [-0.1, -0.08, -0.06, -0.04, -0.02, 0.0, 0.02, 0.04, 0.06, 0.08, 0.1, 0.12, 0.14, 0.16, 0.18, 0.2, 0.22, 0.24, 0.26, 0.28, 0.3, 0.32, 0.34, 0.36, 0.38, 0.4, 0.42, 0.44, 0.46, 0.48, 0.5], "y": [-23.67, -23.45, -23.22, -22.98, -22.73, -22.48, -22.22, -21.95, -21.68, -21.4, -21.11, -20.81, -20.5, -20.18, -19.84, -19.48, -19.08, -18.65, -18.15, -17.56, -16.86, -15.98, -14.83, -13.23, -10.85, -7.088, -0.844, 9.818, 28.21, 59.76, 112.7]}, {"hoverinfo": "text", "hovertext": "<b>Defect Density = 1.000e+16</b><br>Voc: 0.419966 V<br>Jsc: 22.4812 mA/cm²<br>FF: 53.5297 %<br>η: 5.0539 %", "mode": "lines", "name": "Sim 39: Defect Density = 1.000e+16", "type": "scatter", "x": [-0.1, -0.08, -0.06, -0.04, -0.02, 0.0, 0.02, 0.04, 0.06, 0.08, 0.1, 0.12, 0.14, 0.16, 0.18, 0.2, 0.22, 0.24, 0.26, 0.28, 0.3, 0.32, 0.34, 0.36, 0.38, 0.4, 0.42, 0.44, 0.46, 0.48, 0.5], "y": [-23.67, -23.45, -23.22, -22.98, -22.73, -22.48, -22.22, -21.95, -21.68, -21.4, -21.11, -20.81, -20.5, -20.18, -19.83, -19.47, -19.06, -18.61, -18.09, -17.47, -16.72, -15.78, -14.55, -12.83, -10.29, -6.356, 0.0129, 10.53, 27.88, 55.96, 99.46]}, {"hoverinfo": "text", "hovertext": "<b>Defect Density = 1.000e+16</b><br>Voc: 0.404303 V<br>Jsc: 22.4807 mA/cm²<br>FF: 51.9266 %<br>η: 4.7196 %", "mode": "lines", "name": "Sim 40: Defect Density = 1.000e+16", "type": "scatter", "x": [-0.1, -0.08, -0.06, -0.04, -0.02, 0.0, 0.02, 0.04, 0.06, 0.08, 0.1, 0.12, 0.14, 0.16, 0.18, 0.2, 0.22, 0.24, 0.26, 0.28, 0.3, 0.32, 0.34, 0.36, 0.38, 0.4, 0.42, 0.44, 0.46, 0.48, 0.5], "y": [-23.67, -23.45, -23.22, -22.98, -22.73, -22.48, -22.22, -21.95, -21.68, -21.39, -21.1, -20.8, -20.48, -20.14, -19.77, -19.36, -18.89, -18.33, -17.64, -16.78, -15.69, -14.27, -12.38, -9.812, -6.255, -1.305, 5.483, 14.4, 25.2, 36.78, 47.37]}, {"hoverinfo": "text", "hovertext": "<b>Defect Density = 1.000e+16</b><br>Voc: 0.388320 V<br>Jsc: 22.4801 mA/cm²<br>FF: 51.2306 %<br>η: 4.4722 %", "mode": "lines", "name": "Sim 41: Defect Density = 1.000e+16", "type": "scatter", "x": [-0.1, -0.08, -0.06, -0.04, -0.02, 0.0, 0.02, 0.04, 0.06, 0.08, 0.1, 0.12, 0.14, 0.16, 0.18, 0.2, 0.22, 0.24, 0.26, 0.28, 0.3, 0.32, 0.34, 0.36, 0.38, 0.4, 0.42, 0.44, 0.46, 0.48, 0.5], "y": [-23.67, -23.45, -23.22, -22.98, -22.73, -22.48, -22.22, -21.95, -21.67, -21.39, -21.09, -20.78, -20.45, -20.09, -19.69, -19.23, -18.67, -17.97, -17.09, -15.95, -14.46, -12.5, -9.922, -6.533, -2.146, 3.332, 9.734, 16.47, 22.64, 27.45, 30.71]}, {"hoverinfo": "text", "hovertext": "<b>Defect Density = 1.000e+16</b><br>Voc: 0.329417 V<br>Jsc: 22.4755 mA/cm²<br>FF: 50.5625 %<br>η: 3.7435 %", "mode": "lines", "name": "Sim 42: Defect Density = 1.000e+16", "type": "scatter", "x": [-0.1, -0.08, -0.06, -0.04, -0.02, 0.0, 0.02, 0.04, 0.06, 0.08, 0.1, 0.12, 0.14, 0.16, 0.18, 0.2, 0.22, 0.24, 0.26, 0.28, 0.3, 0.32, 0.34, 0.36, 0.38, 0.4, 0.42, 0.44, 0.46, 0.48, 0.5], "y": [-23.67, -23.45, -23.22, -22.98, -22.73, -22.48, -22.21, -21.94, -21.65, -21.35, -21.02, -20.66, -20.24, -19.73, -19.08, -18.2, -17.0, -15.35, -13.11, -10.18, -6.512, -2.175, 2.546, 7.141, 11.04, 13.89, 15.73, 16.86, 17.55, 18.01, 18.35]}, {"hoverinfo": "text", "hovertext": "<b>Defect Density = 1.000e+17</b><br>Voc: 0.421421 V<br>Jsc: 14.9238 mA/cm²<br>FF: 49.1680 %<br>η: 3.0923 %", "mode": "lines", "name": "Sim 43: Defect Density = 1.000e+17", "type": "scatter", "x": [-0.1, -0.08, -0.06, -0.04, -0.02, 0.0, 0.02, 0.04, 0.06, 0.08, 0.1, 0.12, 0.14, 0.16, 0.18, 0.2, 0.22, 0.24, 0.26, 0.28, 0.3, 0.32, 0.34, 0.36, 0.38, 0.4, 0.42, 0.44, 0.46, 0.48, 0.5], "y": [-15.95, -15.76, -15.57, -15.36, -15.15, -14.92, -14.69, -14.44, -14.19, -13.93, -13.67, -13.4, -13.12, -12.84, -12.55, -12.24, -11.91, -11.54, -11.14, -10.69, -10.21, -9.662, -9.027, -8.193, -6.909, -4.661, -0.4452, 7.599, 22.81, 50.95, 101.5]}, {"hoverinfo": "text", "hovertext": "<b>Defect Density = 1.000e+17</b><br>Voc: 0.419349 V<br>Jsc: 14.9238 mA/cm²<br>FF: 49.2217 %<br>η: 3.0804 %", "mode": "lines", "name": "Sim 44: Defect Density = 1.000e+17", "type": "scatter", "x": [-0.1, -0.08, -0.06, -0.04, -0.02, 0.0, 0.02, 0.04, 0.06, 0.08, 0.1, 0.12, 0.14, 0.16, 0.18, 0.2, 0.22, 0.24, 0.26, 0.28, 0.3, 0.32, 0.34, 0.36, 0.38, 0.4, 0.42, 0.44, 0.46, 0.48, 0.5], "y": [-15.95, -15.76, -15.57, -15.36, -15.15, -14.92, -14.69, -14.44, -14.19, -13.93, -13.67, -13.4, -13.12, -12.84, -12.55, -12.24, -11.91, -11.54, -11.13, -10.69, -10.19, -9.626, -8.956, -8.057, -6.66, -4.238, 0.1751, 8.262, 22.83, 48.36, 91.33]}, {"hoverinfo": "text", "hovertext": "<b>Defect Density = 1.000e+17</b><br>Voc: 0.416668 V<br>Jsc: 14.9238 mA/cm²<br>FF: 49.3284 %<br>η: 3.0674 %", "mode": "lines", "name": "Sim 45: Defect Density = 1.000e+17", "type": "scatter", "x": [-0.1, -0.08, -0.06, -0.04, -0.02, 0.0, 0.02, 0.04, 0.06, 0.08, 0.1, 0.12, 0.14, 0.16, 0.18, 0.2, 0.22, 0.24, 0.26, 0.28, 0.3, 0.32, 0.34, 0.36, 0.38, 0.4, 0.42, 0.44, 0.46, 0.48, 0.5], "y": [-15.95, -15.76, -15.57, -15.36, -15.15, -14.92, -14.69, -14.44, -14.19, -13.93, -13.67, -13.4, -13.12, -12.84, -12.55, -12.24, -11.91, -11.54, -11.13, -10.67, -10.16, -9.581, -8.868, -7.889, -6.355, -3.726, 0.9125, 9.03, 22.85, 45.45, 80.43]}, {"hoverinfo": "text", "hovertext": "<b>Defect Density = 1.000e+17</b><br>Voc: 0.400834 V<br>Jsc: 14.9237 mA/cm²<br>FF: 50.0534 %<br>η: 2.9942 %", "mode": "lines", "name": "Sim 46: Defect Density = 1.000e+17", "type": "scatter", "x": [-0.1, -0.08, -0.06, -0.04, -0.02, 0.0, 0.02, 0.04, 0.06, 0.08, 0.1, 0.12, 0.14, 0.16, 0.18, 0.2, 0.22, 0.24, 0.26, 0.28, 0.3, 0.32, 0.34, 0.36, 0.38, 0.4, 0.42, 0.44, 0.46, 0.48, 0.5], "y": [-15.95, -15.76, -15.57, -15.36, -15.15, -14.92, -14.69, -14.44, -14.19, -13.93, -13.66, -13.4, -13.12, -12.84, -12.55, -12.23, -11.89, -11.51, -11.08, -10.58, -9.98, -9.222, -8.179, -6.61, -4.119, -0.2037, 5.572, 13.31, 22.54, 32.12, 40.55]}, {"hoverinfo": "text", "hovertext": "<b>Defect Density = 1.000e+17</b><br>Voc: 0.387973 V<br>Jsc: 14.9339 mA/cm²<br>FF: 50.7064 %<br>η: 2.9379 %", "mode": "lines", "name": "Sim 47: Defect Density = 1.000e+17", "type": "scatter", "x": [0.02, 0.04, 0.06, 0.08, 0.1, 0.12, 0.14, 0.16, 0.18, 0.2, 0.22, 0.24, 0.26, 0.28, 0.3, 0.32, 0.34, 0.36, 0.38, 0.4, 0.42, 0.44, 0.46], "y": [-14.69, -14.44, -14.19, -13.93, -13.66, -13.4, -13.12, -12.84, -12.54, -12.23, -11.88, -11.48, -11.02, -10.46, -9.754, -8.786, -7.363, -5.159, -1.764, 3.105, 9.28, 15.99, 22.11]}, {"hoverinfo": "text", "hovertext": "<b>Defect Density = 1.000e+17</b><br>Voc: 0.349785 V<br>Jsc: 14.9335 mA/cm²<br>FF: 52.5489 %<br>η: 2.7449 %", "mode": "lines", "name": "Sim 48: Defect Density = 1.000e+17", "type": "scatter", "x": [0.02, 0.04, 0.06, 0.08, 0.1, 0.12, 0.14, 0.16, 0.18, 0.2, 0.22, 0.24, 0.26, 0.28, 0.3, 0.32, 0.34, 0.36, 0.38], "y": [-14.69, -14.44, -14.19, -13.93, -13.66, -13.39, -13.11, -12.82, -12.51, -12.16, -11.75, -11.24, -10.56, -9.569, -8.062, -5.719, -2.189, 2.61, 8.128]}], "layout": {"height": 600, "hovermode": "closest", "plot_bgcolor": "white", "title": {"text": "All SCAPS Simulation IV Curves"}, "width": 1000, "xaxis": {"gridcolor": "lightgray", "gridwidth": 1, "linecolor": "black", "linewidth": 2, "mirror": true, "showgrid": true, "showline": true, "title": {"text": "Voltage (V)"}}, "yaxis": {"gridcolor": "lightgray", "gridwidth": 1, "linecolor": "black", "linewidth": 2, "mirror": true, "showgrid": true, "showline": true, "title": {"text": "Current Density (mA/cm2)"}}}}
